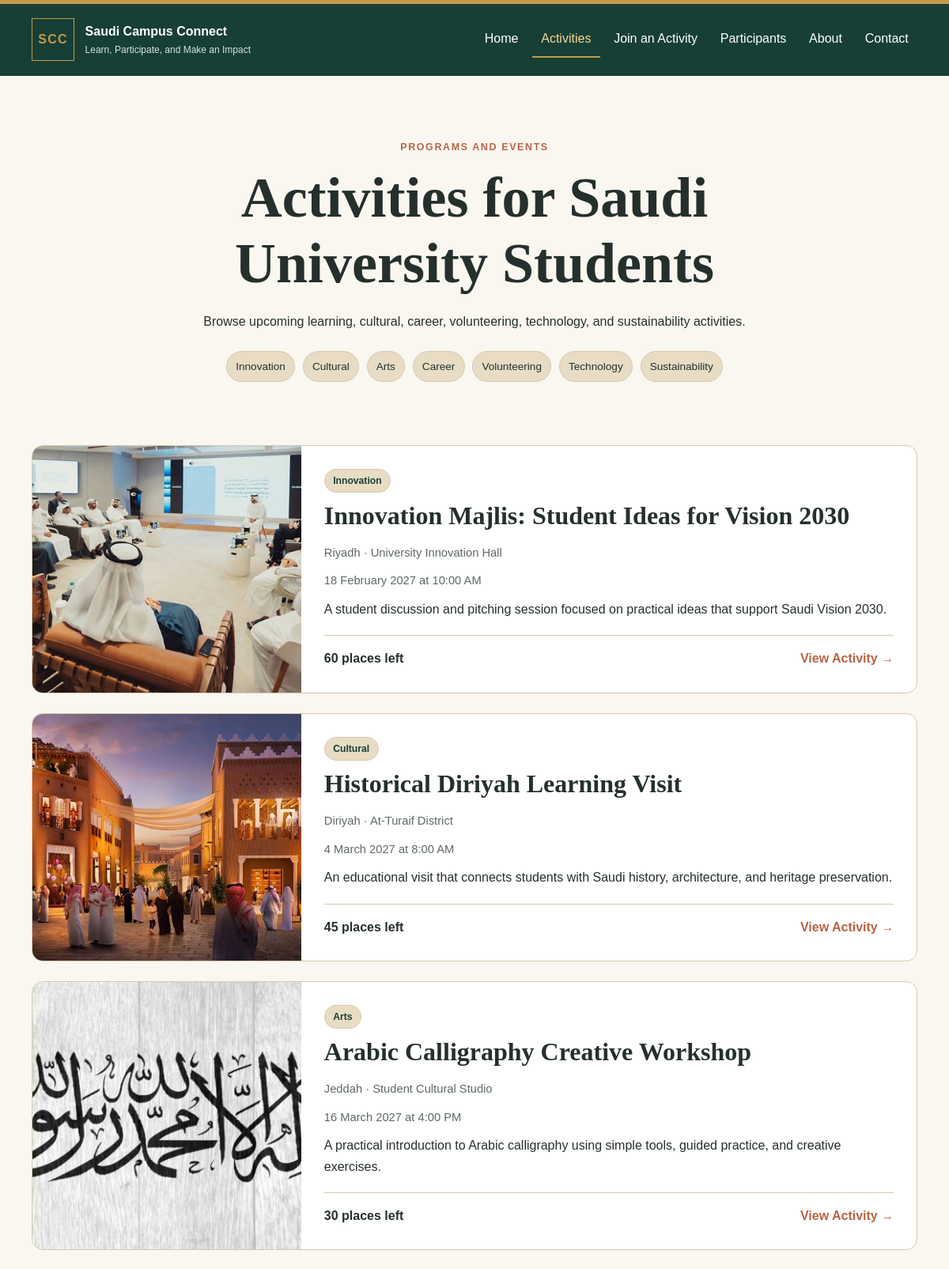
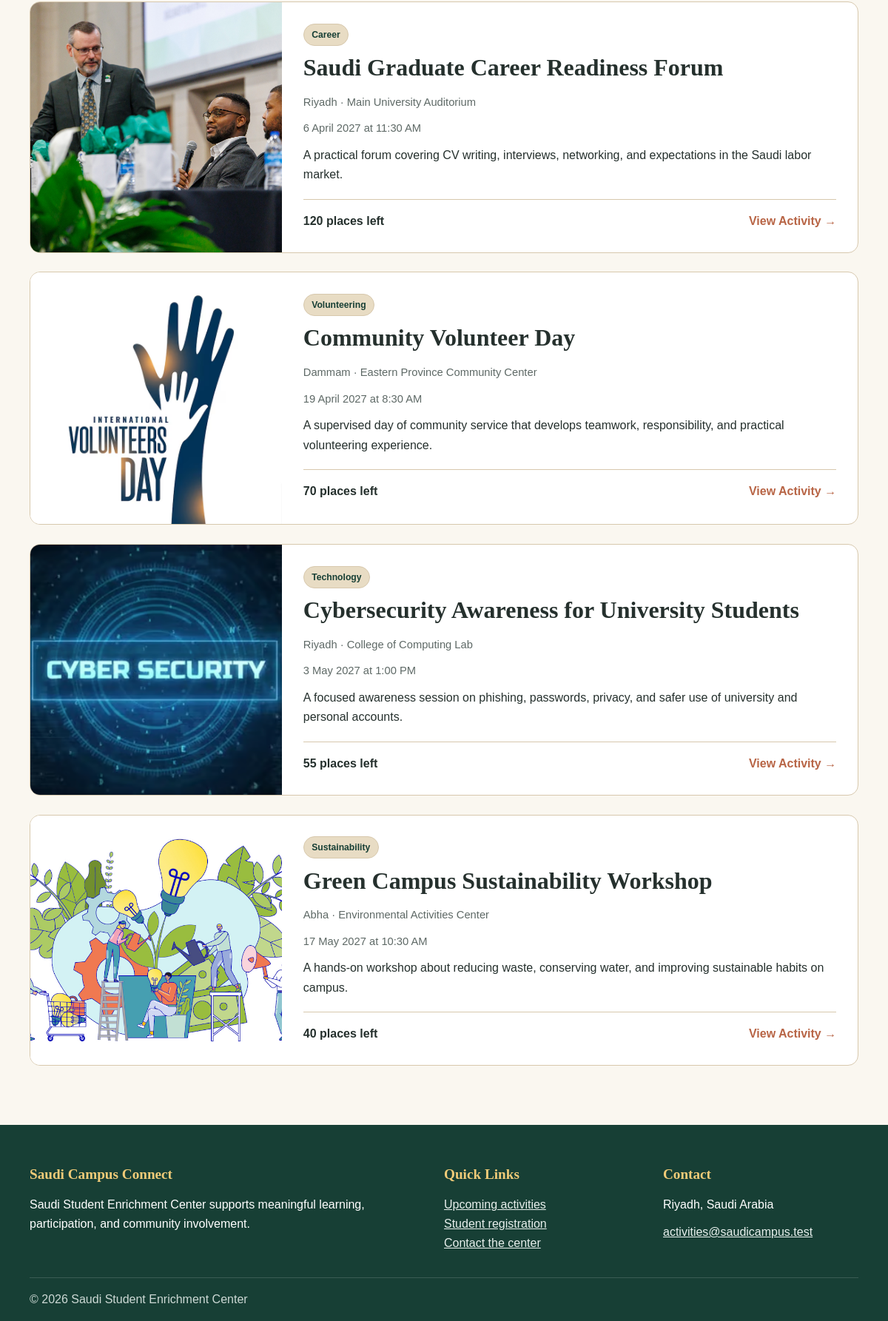
Page /activities.php on the committed database (2 pictures, top to bottom).
### tables this page shows
CREATE TABLE activities (
    id INT UNSIGNED AUTO_INCREMENT PRIMARY KEY,
    title VARCHAR(150) NOT NULL,
    category VARCHAR(60) NOT NULL,
    activity_date DATE NOT NULL,
    start_time TIME NOT NULL,
    venue VARCHAR(150) NOT NULL,
    city VARCHAR(80) NOT NULL,
    short_summary VARCHAR(255) NOT NULL,
    full_details TEXT NOT NULL,
    image_name VARCHAR(120) NOT NULL,
    capacity INT UNSIGNED NOT NULL,
    created_at TIMESTAMP DEFAULT CURRENT_TIMESTAMP
);

### includes/helpers.php (called while the page is built, shortened)
<?php
function e($value)
{
    return htmlspecialchars((string) $value, ENT_QUOTES, 'UTF-8');
}
function getAllFutureActivities($conn)
{
    $sql = "SELECT * FROM activities WHERE activity_date >= CURDATE() ORDER BY activity_date, start_time";
    return mysqli_query($conn, $sql);
}
function countRegistrations($conn, $activityId)
{
    $stmt = mysqli_prepare($conn, "SELECT COUNT(*) AS total FROM participants WHERE activity_id = ?");
    mysqli_stmt_bind_param($stmt, 'i', $activityId);
    mysqli_stmt_execute($stmt);
    $result = mysqli_stmt_get_result($stmt);
    $row = mysqli_fetch_assoc($result);
    return (int) $row['total'];
}
function availablePlaces($conn, $activity)
{
    return max(0, (int) $activity['capacity'] - countRegistrations($conn, (int) $activity['id']));
}
function formatDate($date)
{
    return date('j F Y', strtotime($date));
}
function formatTime($time)
{
    return date('g:i A', strtotime($time));
}

### activities.php (the view, shortened to what this page needs)
<?php
require_once 'includes/db.php';
require_once 'includes/helpers.php';
$activities = getAllFutureActivities($conn);
require 'includes/header.php';
?>
<section class="page-intro section-space">
    <div class="container narrow">
        <p class="eyebrow">Programs and Events</p>
        <h1>Activities for Saudi University Students</h1>
        <p>Browse upcoming learning, cultural, career, volunteering, technology, and sustainability activities.</p>
        <div class="category-strip"><span>Innovation</span><span>Cultural</span><span>Arts</span><span>Career</span><span>Volunteering</span><span>Technology</span><span>Sustainability</span></div>
    </div>
</section>
<section class="section-space no-top">
    <div class="container">
        <?php if (mysqli_num_rows($activities) === 0): ?>
            <div class="empty-state">
                <h2>No upcoming activities</h2>
                <p>Please check again later for newly announced opportunities.</p>
            </div>
        <?php else: ?>
            <div class="activity-card-grid">
                <?php while ($activity = mysqli_fetch_assoc($activities)): ?>
                    <article class="activity-card">
                        <img src="images/<?= e($activity['image_name']) ?>" alt="<?= e($activity['title']) ?>">
                        <div class="activity-card-body">
                            <p class="badge"><?= e($activity['category']) ?></p>
                            <h2><?= e($activity['title']) ?></h2>
                            <p class="meta"><?= e($activity['city']) ?> · <?= e($activity['venue']) ?></p>
                            <p class="meta"><?= e(formatDate($activity['activity_date'])) ?> at <?= e(formatTime($activity['start_time'])) ?></p>
                            <p><?= e($activity['short_summary']) ?></p>
                            <div class="card-footer-line">
                                <strong><?= availablePlaces($conn, $activity) ?> places left</strong>
                                <a class="text-link" href="activity.php?id=<?= (int) $activity['id'] ?>">View Activity →</a>
                            </div>
                        </div>
                    </article>
                <?php endwhile; ?>
            </div>
        <?php endif; ?>
    </div>
</section>
<?php require 'includes/footer.php'; ?>

### includes/header.php (shortened to what this page needs)
<?php
$currentPage = basename($_SERVER['PHP_SELF']);
?>
<!DOCTYPE html>
<html lang="en">
<head>
    <link rel="stylesheet" href="css/main.css">
</head>
<body>
    <header class="site-header">
        <div class="header-line"></div>
        <div class="container header-layout">
            <a class="brand" href="index.php" aria-label="Saudi Campus Connect home">
                <span class="logo-mark">SCC</span>
                <span>
                    <strong>Saudi Campus Connect</strong>
                    <small>Learn, Participate, and Make an Impact</small>
                </span>
            </a>
            <nav aria-label="Main navigation">
                <ul class="nav-list">
                    <li><a class="<?= $currentPage === 'index.php' ? 'active' : '' ?>" href="index.php">Home</a></li>
                    <li><a class="<?= in_array($currentPage, ['activities.php', 'activity.php'], true) ? 'active' : '' ?>" href="activities.php">Activities</a></li>
                    <li><a class="<?= $currentPage === 'join.php' ? 'active' : '' ?>" href="join.php">Join an Activity</a></li>
                    <li><a class="<?= $currentPage === 'participants.php' ? 'active' : '' ?>" href="participants.php">Participants</a></li>
                    <li><a class="<?= $currentPage === 'about.php' ? 'active' : '' ?>" href="about.php">About</a></li>
                    <li><a class="<?= $currentPage === 'contact.php' ? 'active' : '' ?>" href="contact.php">Contact</a></li>
                </ul>
            </nav>
        </div>
    </header>
    <main>

### includes/footer.php
</main>
<footer class="site-footer">
    <div class="container footer-grid">
        <section>
            <h2>Saudi Campus Connect</h2>
            <p>Saudi Student Enrichment Center supports meaningful learning, participation, and community involvement.</p>
        </section>
        <section>
            <h2>Quick Links</h2>
            <ul>
                <li><a href="activities.php">Upcoming activities</a></li>
                <li><a href="join.php">Student registration</a></li>
                <li><a href="contact.php">Contact the center</a></li>
            </ul>
        </section>
        <section>
            <h2>Contact</h2>
            <p>Riyadh, Saudi Arabia</p>
            <p><a href="mailto:activities@saudicampus.test">activities@saudicampus.test</a></p>
        </section>
    </div>
    <div class="container footer-bottom">
        <p>&copy; <?= date('Y') ?> Saudi Student Enrichment Center</p>
    </div>
</footer>
</body>
</html>

### css/main.css (style rules this page uses)
:root { --green: #173f35; --sand: #e8dcc4; --cream: #faf7f0; --terra: #b86546; --charcoal: #25302d; --gold: #c49a4a; --white: #fff; --line: #d7c8ad; --radius: 14px; --shadow: 0 10px 25px rgba(37, 48, 45, 0.08); }
* { box-sizing: border-box; margin: 0; padding: 0; }
html { scroll-behavior: smooth; }
body { font-family: Arial, Helvetica, sans-serif; background: var(--cream); color: var(--charcoal); line-height: 1.65; }
img { display: block; max-width: 100%; }
a { color: inherit; }
.container { width: min(1120px, calc(100% - 2rem)); margin: auto; }
.narrow { max-width: 780px; }
.section-space { padding: 5rem 0; }
.no-top { padding-top: 0; }
.eyebrow { color: var(--terra); font-weight: 700; text-transform: uppercase; letter-spacing: 0.13em; font-size: 0.78rem; margin-bottom: 0.8rem; }
h1, h2, h3 { font-family: Georgia, "Times New Roman", serif; line-height: 1.15; }
h1 { font-size: clamp(2.4rem, 6vw, 5.2rem); margin-bottom: 1.2rem; }
h2 { font-size: clamp(1.8rem, 4vw, 3rem); margin-bottom: 1rem; }
p + p { margin-top: 0.7rem; }
.site-header { background: var(--green); color: var(--white); }
.header-line { height: 5px; background: var(--gold); }
.header-layout { display: flex; justify-content: space-between; align-items: center; gap: 2rem; padding: 1.15rem 0; }
.brand { display: flex; align-items: center; gap: 0.85rem; text-decoration: none; }
.brand strong, .brand small { display: block; }
.brand small { color: #d8e4df; font-size: 0.75rem; }
.logo-mark { display: grid; place-items: center; width: 54px; height: 54px; border: 1px solid var(--gold); color: var(--gold); font-weight: 800; letter-spacing: 0.08em; }
.nav-list { display: flex; gap: 0.4rem; list-style: none; flex-wrap: wrap; justify-content: flex-end; }
.nav-list a { display: block; text-decoration: none; padding: 0.55rem 0.7rem; border-bottom: 2px solid transparent; }
.nav-list a:hover, .nav-list a:focus-visible, .nav-list a.active { color: #f6d796; border-color: var(--gold); }
.badge { display: inline-block; color: var(--green); background: var(--sand); border: 1px solid var(--line); border-radius: 999px; padding: 0.25rem 0.65rem; font-size: 0.76rem; font-weight: 700; }
.text-link { color: var(--terra); font-weight: 700; text-decoration: none; }
.meta { color: #5e6966; font-size: 0.92rem; }
.page-intro { text-align: center; }
.category-strip { display: flex; flex-wrap: wrap; gap: 0.6rem; justify-content: center; margin-top: 1.5rem; }
.category-strip span { background: var(--sand); border: 1px solid var(--line); padding: 0.45rem 0.7rem; border-radius: 999px; font-size: 0.85rem; }
.activity-card-grid { display: grid; gap: 1.6rem; }
.activity-card { display: grid; grid-template-columns: 340px 1fr; background: var(--white); border: 1px solid var(--line); border-radius: var(--radius); overflow: hidden; }
.activity-card img { width: 100%; height: 100%; min-height: 260px; object-fit: cover; }
.activity-card-body { padding: 1.8rem; }
.activity-card-body h2 { font-size: 2rem; margin-top: 0.7rem; }
.card-footer-line { display: flex; justify-content: space-between; gap: 1rem; align-items: center; border-top: 1px solid var(--line); padding-top: 1rem; margin-top: 1.2rem; }
.site-footer { background: var(--green); color: var(--white); padding-top: 3.5rem; }
.footer-grid { display: grid; grid-template-columns: 2fr 1fr 1fr; gap: 2rem; }
.footer-grid h2 { font-size: 1.2rem; color: #f0cb78; }
.footer-grid ul { list-style: none; }
.footer-grid a { color: #e8f0ed; }
.footer-bottom { border-top: 1px solid rgba(255, 255, 255, 0.15); margin-top: 2rem; padding: 1rem 0; color: #cdd9d5; }

### rows in the picture
activities: image_name (picture), category "Innovation", title "Innovation Majlis: Student Ideas for Vision 2030", city "Riyadh", venue "University Innovation Hall", activity_date "18 February 2027", start_time "10:00 AM", short_summary "A student discussion and pitching session focused on practical ideas that support Saudi Vision 2030.", capacity "60"
activities: image_name (picture), category "Cultural", title "Historical Diriyah Learning Visit", city "Diriyah", venue "At-Turaif District", activity_date "4 March 2027", start_time "8:00 AM", short_summary "An educational visit that connects students with Saudi history, architecture, and heritage preservation.", capacity "45"
activities: image_name (picture), category "Arts", title "Arabic Calligraphy Creative Workshop", city "Jeddah", venue "Student Cultural Studio", activity_date "16 March 2027", start_time "4:00 PM", short_summary "A practical introduction to Arabic calligraphy using simple tools, guided practice, and creative exercises.", capacity "30"
activities: image_name (picture), category "Career", title "Saudi Graduate Career Readiness Forum", city "Riyadh", venue "Main University Auditorium", activity_date "6 April 2027", start_time "11:30 AM", short_summary "A practical forum covering CV writing, interviews, networking, and expectations in the Saudi labor market.", capacity "120"
activities: image_name (picture), category "Volunteering", title "Community Volunteer Day", city "Dammam", venue "Eastern Province Community Center", activity_date "19 April 2027", start_time "8:30 AM", short_summary "A supervised day of community service that develops teamwork, responsibility, and practical volunteering experience.", capacity "70"
activities: image_name (picture), category "Technology", title "Cybersecurity Awareness for University Students", city "Riyadh", venue "College of Computing Lab", activity_date "3 May 2027", start_time "1:00 PM", short_summary "A focused awareness session on phishing, passwords, privacy, and safer use of university and personal accounts.", capacity "55"
activities: image_name (picture), category "Sustainability", title "Green Campus Sustainability Workshop", city "Abha", venue "Environmental Activities Center", activity_date "17 May 2027", start_time "10:30 AM", short_summary "A hands-on workshop about reducing waste, conserving water, and improving sustainable habits on campus.", capacity "40"
